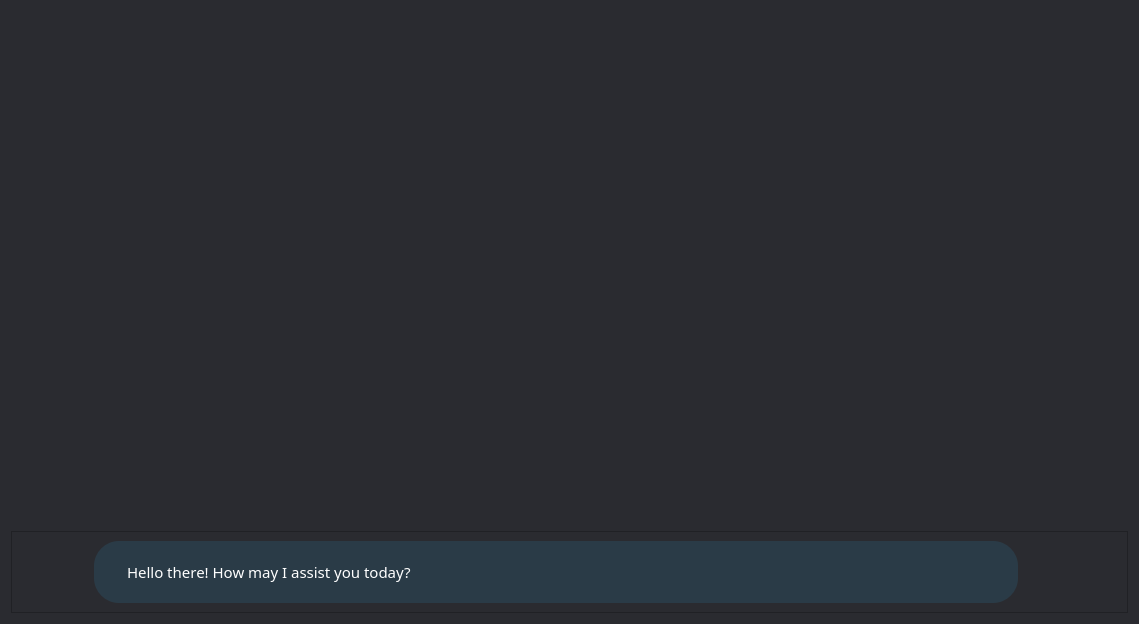
                <widget class="QWidget" name="scrollAreaWidgetContents">
                 <property name="geometry">
                  <rect>
                   <x>0</x>
                   <y>0</y>
                   <width>1139</width>
                   <height>624</height>
                  </rect>
                 </property>
                 <property name="minimumSize">
                  <size>
                   <width>0</width>
                   <height>0</height>
                  </size>
                 </property>
                 <property name="styleSheet">
                  <string notr="true">background-color: rgb(42, 43, 48);    </string>
                 </property>
                 <layout class="QVBoxLayout" name="verticalLayout_9">
                  <item>
                   <spacer name="verticalSpacer_7">
                    <property name="orientation">
                     <enum>Qt::Vertical</enum>
                    </property>
                    <property name="sizeHint" stdset="0">
                     <size>
                      <width>20</width>
                      <height>40</height>
                     </size>
                    </property>
                   </spacer>
                  </item>
                  <item>
                   <widget class="QFrame" name="botBubble_2">
                    <property name="frameShape">
                     <enum>QFrame::StyledPanel</enum>
                    </property>
                    <property name="frameShadow">
                     <enum>QFrame::Raised</enum>
                    </property>
                    <layout class="QHBoxLayout" name="horizontalLayout_39">
                     <item>
                      <spacer name="horizontalSpacer_16">
                       <property name="orientation">
                        <enum>Qt::Horizontal</enum>
                       </property>
                       <property name="sizeType">
                        <enum>QSizePolicy::Fixed</enum>
                       </property>
                       <property name="sizeHint" stdset="0">
                        <size>
                         <width>7</width>
                         <height>20</height>
                        </size>
                       </property>
                      </spacer>
                     </item>
                     <item>
                      <widget class="QLabel" name="CB_botLogo_2">
                       <property name="minimumSize">
                        <size>
                         <width>40</width>
                         <height>40</height>
                        </size>
                       </property>
                       <property name="maximumSize">
                        <size>
                         <width>40</width>
                         <height>40</height>
                        </size>
                       </property>
                       <property name="text">
                        <string/>
                       </property>
                       <property name="pixmap">
                        <pixmap>../Assets/chatbot/chatbot-blue.png</pixmap>
                       </property>
                       <property name="scaledContents">
                        <bool>true</bool>
                       </property>
                      </widget>
                     </item>
                     <item>
                      <spacer name="horizontalSpacer_42">
                       <property name="orientation">
                        <enum>Qt::Horizontal</enum>
                       </property>
                       <property name="sizeType">
                        <enum>QSizePolicy::Fixed</enum>
                       </property>
                       <property name="sizeHint" stdset="0">
                        <size>
                         <width>20</width>
                         <height>20</height>
                        </size>
                       </property>
                      </spacer>
                     </item>
                     <item>
                      <widget class="QLabel" name="CB_botChat_2">
                       <property name="sizePolicy">
                        <sizepolicy hsizetype="Preferred" vsizetype="Preferred">
                         <horstretch>0</horstretch>
                         <verstretch>0</verstretch>
                        </sizepolicy>
                       </property>
                       <property name="minimumSize">
                        <size>
                         <width>0</width>
                         <height>0</height>
                        </size>
                       </property>
                       <property name="maximumSize">
                        <size>
                         <width>16777215</width>
                         <height>16777215</height>
                        </size>
                       </property>
                       <property name="sizeIncrement">
                        <size>
                         <width>0</width>
                         <height>0</height>
                        </size>
                       </property>
                       <property name="font">
                        <font>
                         <family>Poppins</family>
                        </font>
                       </property>
                       <property name="styleSheet">
                        <string notr="true">color: rgb(255, 255, 255);
background-color: #2A3B47;

padding-left: 30px;
padding-right: 25px;

padding-top: 20px;
padding-bottom: 20px;

border-radius: 25px;</string>
                       </property>
                       <property name="text">
                        <string>&lt;html&gt;&lt;head/&gt;&lt;body&gt;&lt;p&gt;&lt;span style=&quot; font-size:11pt;&quot;&gt;Hello there! How may I assist you today?&lt;/span&gt;&lt;/p&gt;&lt;/body&gt;&lt;/html&gt;</string>
                       </property>
                       <property name="alignment">
                        <set>Qt::AlignLeading|Qt::AlignLeft|Qt::AlignVCenter</set>
                       </property>
                       <property name="wordWrap">
                        <bool>true</bool>
                       </property>
                      </widget>
                     </item>
                     <item>
                      <spacer name="horizontalSpacer_17">
                       <property name="orientation">
                        <enum>Qt::Horizontal</enum>
                       </property>
                       <property name="sizeType">
                        <enum>QSizePolicy::Minimum</enum>
                       </property>
                       <property name="sizeHint" stdset="0">
                        <size>
                         <width>100</width>
                         <height>20</height>
                        </size>
                       </property>
                      </spacer>
                     </item>
                    </layout>
                   </widget>
                  </item>
                 </layout>
                </widget>
